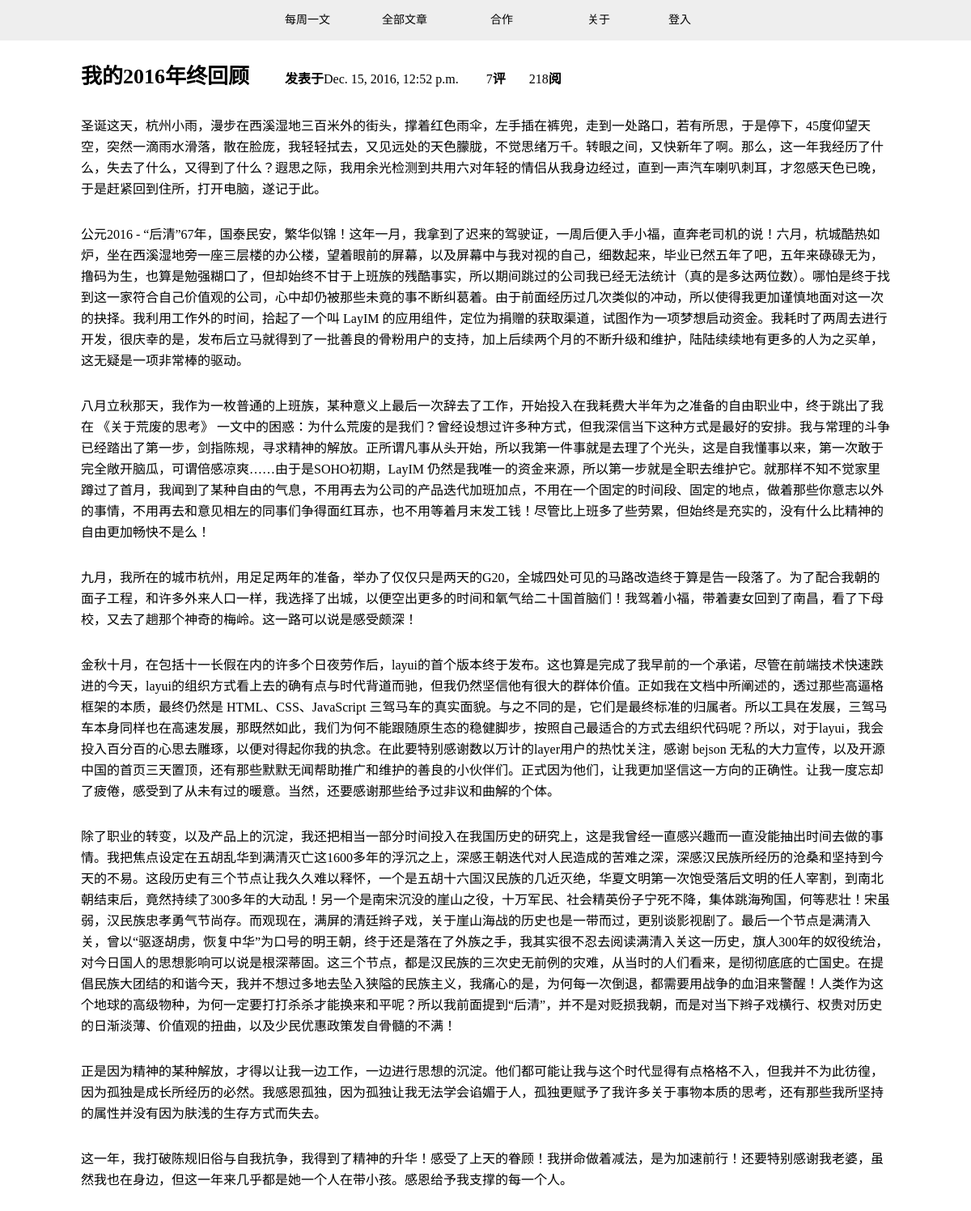
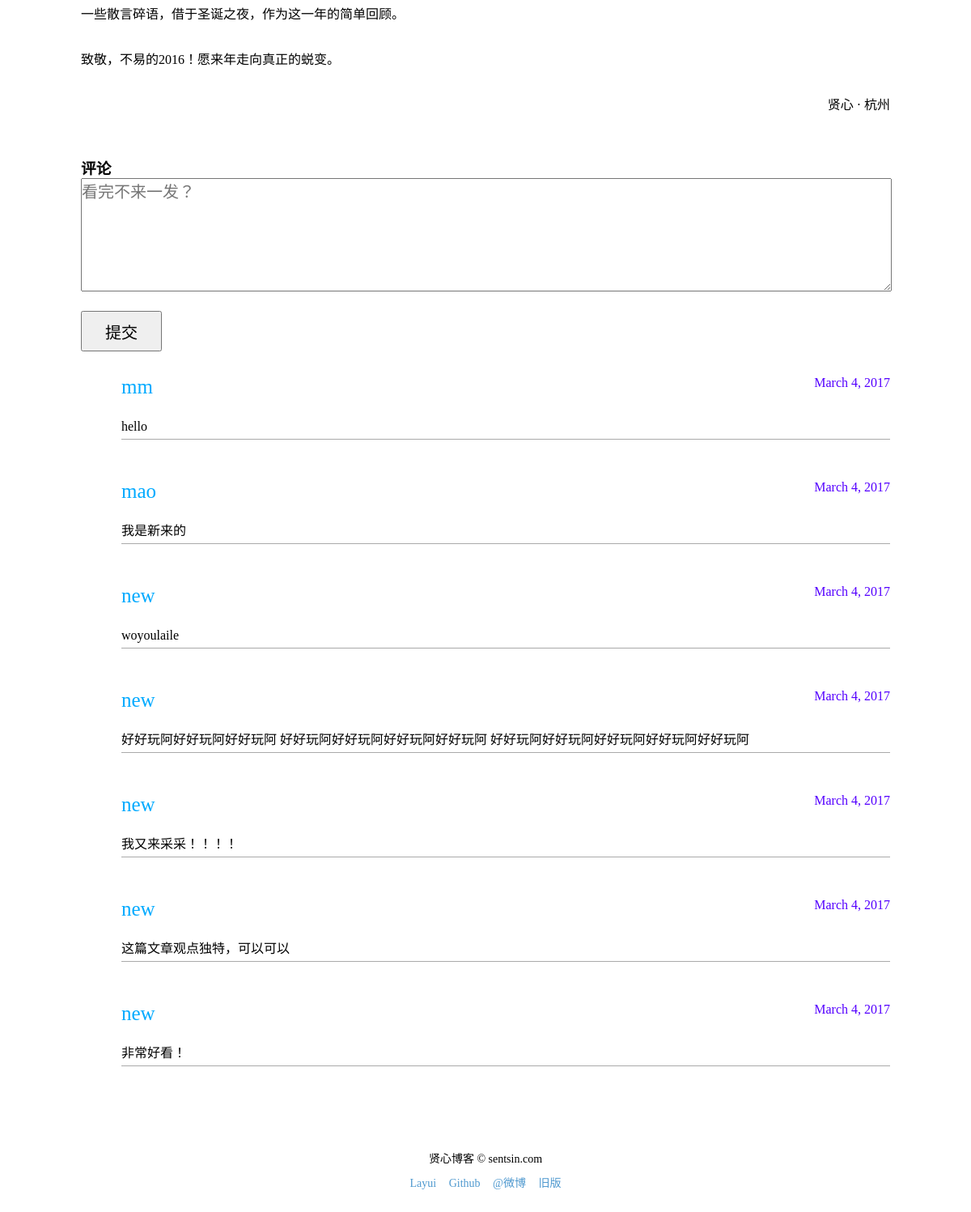
The page /blog/1 on the database its author committed (2 pictures, top to bottom).
### blog/models.py (models this page shows, shortened)
class Blog(models.Model):
    content = models.TextField()
    title = models.CharField(max_length=50)
    published_time = models.DateTimeField('Date publish')
    comment_count = models.IntegerField(default=0)
    view_num = models.IntegerField(default=0)

### comment/models.py (models this page shows, shortened)
class Comment(models.Model):
    content = models.TextField();
    published_time = models.DateTimeField()
    user = models.ForeignKey(User)
    blog = models.ForeignKey(Blog)

### login/models.py (models this page shows)
class User(models.Model):
    username = models.CharField(max_length=20)
    password = models.CharField(max_length=20)
    def __str__(self):
        return self.username

### blog/views.py (the view)
# urls.py: url(r'^blog/(?P<id>[0-9]+)/?$',views.blog,name='blog'),
def blog(rq,id):
    blog = Blog.objects.get(id=id)
    blog.view_num += 1
    blog.save()
    Comments = Comment.objects.filter(blog=blog).order_by('-published_time')
    return render(rq,'blog.html',{'Blog': blog,'Comments': Comments})

### blog/templates/blog.html (shortened to what this page needs)
<!DOCTYPE html>
<html lang="en">
<head>
    {% load static %}
    <link href='{% static "base.css" %}' rel='stylesheet' type='text/css'>
    <link href='{% static "art.css" %}' rel='stylesheet' type='text/css'>
</head>
<body>
  <nav>
    <ul>
      <li><a href='/index.html'>每周一文</a></li>
      <li><a href='/all.html'>全部文章</a></li>
      <li><a href='/cooperation.html'>合作</a></li>
      <li><a href='/about.html'>关于</a></li>
      <li class='login'><a href='/login'>登入</a></li>
    </ul>
  </nav>
  <div class='article not-index'>
    <div class="msg">
        <h2 class='title'>{{ Blog.title }}</h2>
        <div class="published-time">发表于<span>{{ Blog.published_time }}</span></div>
        <div class="comment-count"><span>{{ Comments|length }}</span>评</div>
        <div class="view-num"><span>{{ Blog.view_num }}</span>阅</div>
    </div>
    <div class='main'>
      {{ Blog.content | safe }}
      <p>
      贤心 · 杭州
      </p>
    </div>
  </div>
  <div class="cmt">
    <h3>评论</h3>
    <form method='post' action='/comment/'>
    <textarea name='comment' cols="50" rows="6" placeholder='看完不来一发？'></textarea>
    <br>
    <input type="submit" value='提交'></input>
    <div class="history">
      {% for comment in Comments %}
      <div class="item">
        <div class="comment-user">{{ comment.user }}</div>
        <div class="comment-publish_time">{{ comment.published_time|date }}</div>
        <div class="comment-content">{{ comment.content }}</div>
      </div>
      {% endfor %}
    </div>
    </form>
  </div>
 <footer>
    <div class="url">贤心博客 © sentsin.com</div>
    <div class="link">
      <ul>
        <li>Layui</li>
        <li>Github</li>
        <li>@微博</li>
        <li>旧版</li>
      </ul>
    </div>
  </footer>
</body>
</html>

### blog/static/base.css (style rules this page uses)
* { margin: 0; padding: 0; }
a { text-decoration: none; color: #000; }
nav { background: #eee; position: fixed; top: 0; width: 100%; }
nav ul { width: 560px; height: 50px; margin: auto; }
nav ul li { float: left; width: 120px; height: 50px; font-size: 14px; line-height: 50px; list-style: none; text-align: center; position: relative; }
nav ul li:last-child { width: 80px; }
footer { width: 500px; text-align: center; margin: auto; font-size: 14px; line-height: 30px; padding: 50px 0 50px 0; }
footer ul li { display: inline-block; list-style: none; color: #4f99cf; padding: 0 6px 0 6px; width: auto; height: auto; }

### blog/static/art.css (style rules this page uses)
.article { width: 1000px; margin: auto; }
.not-index { margin-top: 80px; }
.msg { line-height: 30px; font-weight: bold; }
.title { font-size: 26px; display: inline-block; }
.published-time { margin-left: 40px; display: inline-block; }
.comment-count { margin-left: 30px; display: inline-block; }
.view-num { margin-left: 25px; display: inline-block; }
span { font-weight: normal; }
.main p { margin-top: 30px; font-size: 16px; line-height: 26px; font-weight: 500; }
.main p:last-child { clear: both; text-align: right; }
.cmt { width: 1000px; margin: 50px auto; }
.cmt textarea { font-size: 20px; line-heght: 30px; width: 100%; }
.cmt input { margin-top: 20px; width: 100px; height: 50px; font-size: 20px; line-height: 30px; }
.history { margin-top: 30px; }
.item { position: relative; margin: 0 0 50px 50px; }
.comment-publish_time { position: absolute; right: 0; top: 0; color: #50f; }
.comment-user { color: #0af; font-size: 25px; margin-bottom: 20px; }
.comment-content { margin-bottom: 30px; line-height: 30px; border-bottom: 1px solid #aaa; }

### rows shown on the page
Blog: title "我的2016年终回顾", published_time "Dec. 15, 2016, 12:52 p.m.", view_num "218", content "圣诞这天，杭州小雨，漫步在西溪湿地三百米外的街头，撑着红色雨伞，左手插在裤兜，走到一处路口，若有所思，于是停下，45度仰望天空，突然一滴雨水滑落，散在脸庞，我轻轻拭去，又见远处的天色朦胧，不觉思绪万千。转眼之间，又快新年了啊。那么，这一年我经历了什么，失去了什么，又得到了什么？遐思之际，我用余光检测到共用六对年轻的情侣从我身边经过，直到一声汽车喇叭刺耳，才忽感天色已晚，于是赶紧回到住所，打开电脑，遂记于此。 公元2016 - “后清”67年，国泰民安，繁华似锦！这年一月，我拿到了迟来的驾驶证，一周后便入手小福，直奔老司机的说！六月，杭城酷热如炉，坐在西溪湿地旁一座三层楼的办公楼，望着眼前的屏幕，以及屏幕中与我对视的自己，细数起来，毕业已然五年了吧，五年来碌碌无为，撸码为生，也算是勉强糊口了，但却始终不甘于上班族的残酷事实，所以期间跳过的公司我已经无法统计（真的是多达两位数）。哪怕是终于找到这一家符合自己价值观的公司，心中却仍被那些未竟的事不断纠葛着。由于前面经历过几次类似的冲动，所以使得我更加谨慎地面对这一次的抉择。我利用工作外的时间，拾起了一个叫 LayIM 的应用组件，定位为捐赠的获取渠道，试图作为一项梦想启动资金。我耗时了两周去进行开发，很庆幸的是，发布后立马就得到了一批善良的骨粉用户的支持，加上后续两个月的不断升级和维护，陆陆续续地有更多的人为之买单，这无疑是一项非常棒的驱动。 八月立秋那天，我作为一枚普通的上班族，某种意义上最后一次辞去了工作，开始投入在我耗费大半年为之准备的自由职业中，终于跳出了我在 《 关于荒废的思考》…"
Comment: user "mm", published_time "March 4, 2017", content "hello"
Comment: user "mao", published_time "March 4, 2017", content "我是新来的"
Comment: user "new", published_time "March 4, 2017", content "woyoulaile"
Comment: user "new", published_time "March 4, 2017", content "好好玩阿好好玩阿好好玩阿 好好玩阿好好玩阿好好玩阿好好玩阿 好好玩阿好好玩阿好好玩阿好好玩阿好好玩阿"
Comment: user "new", published_time "March 4, 2017", content "我又来采采！！！！"
Comment: user "new", published_time "March 4, 2017", content "这篇文章观点独特，可以可以"
Comment: user "new", published_time "March 4, 2017", content "非常好看！"

### other values the page prints
{{ Comments|length }} "7"
